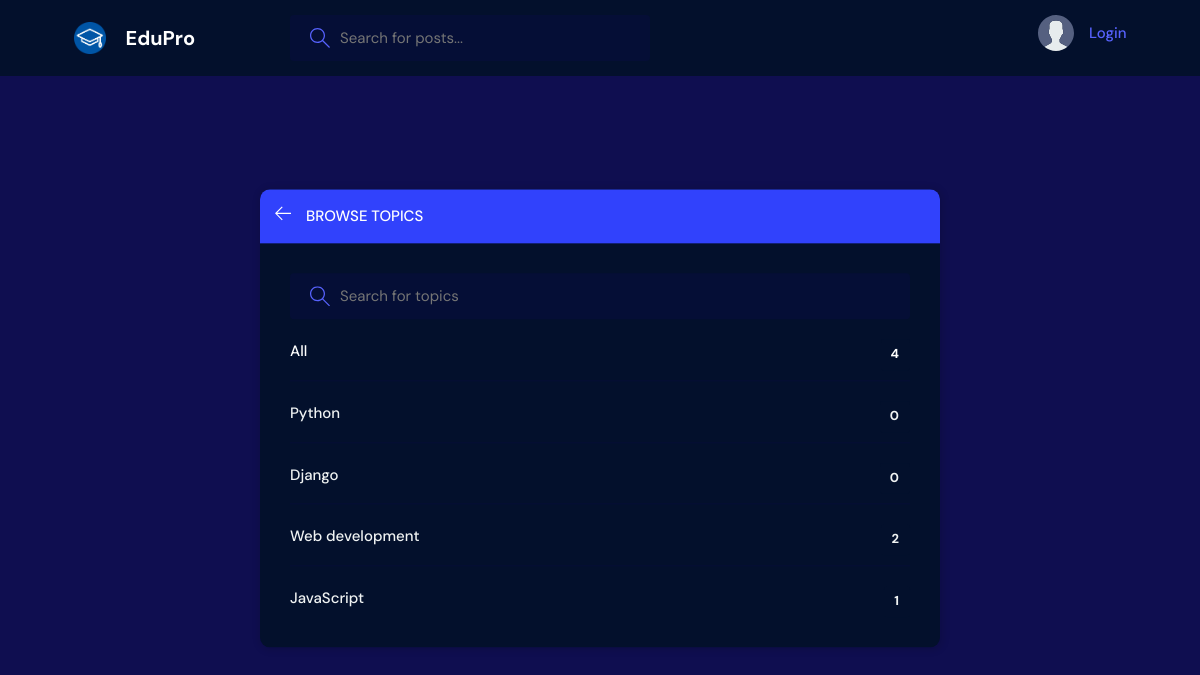
The page /topics/ on the database as committed earlier.
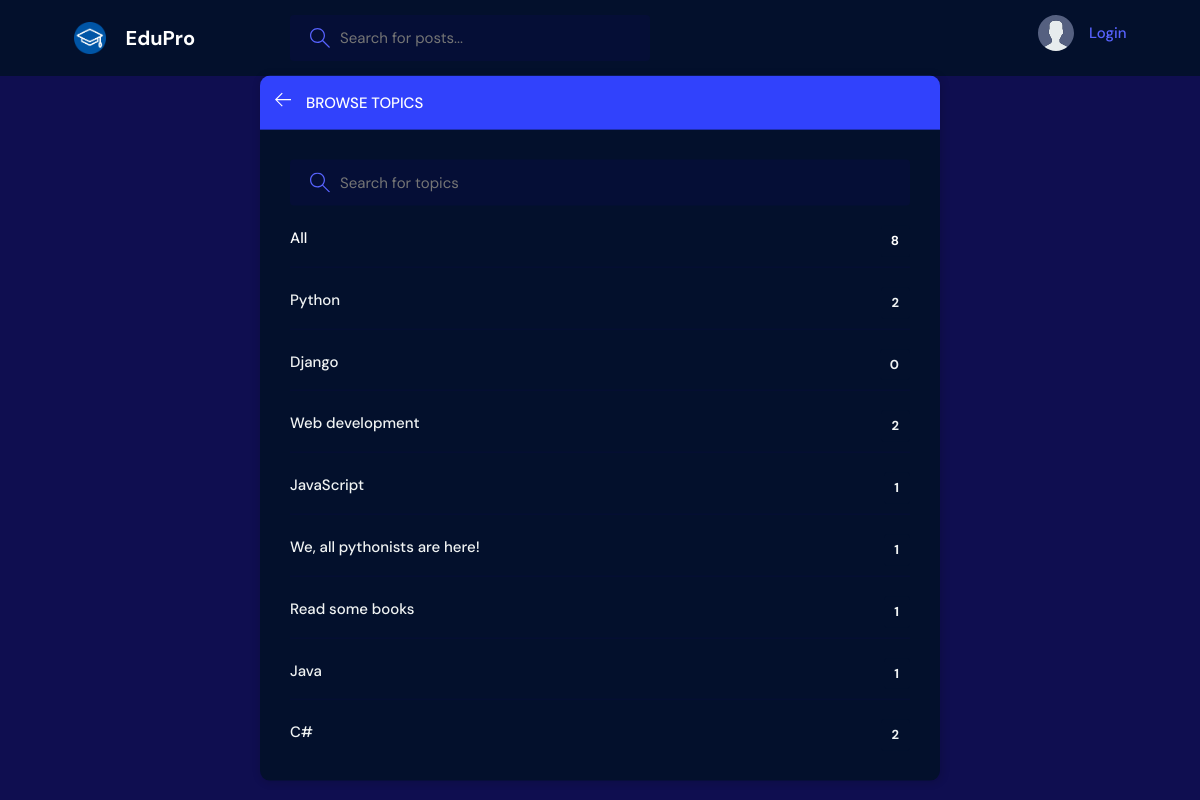
The same page on the database as committed later.
### base/models.py (models this page shows, shortened)
class Topic(models.Model):
    name = models.CharField(max_length=200)

### base/views.py (the view)
# urls.py: path('topics/', views.topicsPage, name="topics"),
def topicsPage(request):
    q = request.GET.get('q') if request.GET.get('q') != None else ''
    topics=Topic.objects.filter(name__icontains=q)
    return render(request, 'base/topics.html', {'topics':topics})

### base/templates/base/topics.html (shortened to what this page needs)
{% extends 'main.html' %}
{% block content %}
<main class="create-room layout">
  <div class="container">
    <div class="layout__box">
      <div class="layout__boxHeader">
        <div class="layout__boxTitle">
          <a href="{% url 'home' %}">
            <svg version="1.1" xmlns="http://www.w3.org/2000/svg" width="32" height="32" viewBox="0 0 32 32">
              <title>arrow-left</title>
              <path
                d="M13.723 2.286l-13.723 13.714 13.719 13.714 1.616-1.611-10.96-10.96h27.625v-2.286h-27.625l10.965-10.965-1.616-1.607z">
              </path>
            </svg>
          </a>
          <h3>Browse Topics</h3>
        </div>
      </div>
      <div class="topics-page layout__body">
        <form action="" method="GET" class="header__search">
          <label>
            <input name="q" placeholder="Search for topics" />
          </label>
        </form>
        <ul class="topics__list">
          <li>
            <a href="{% url 'topics' %}" class="active">All <span>{{topics.count}}</span></a>
          </li>
          {% for topic in topics %}
          <li>
            <a href="{% url 'home' %}?q={{topic.name}}">{{ topic.name }} <span>{{topic.room_set.all.count}}</span></a>
          </li>
          {% endfor %}
        </ul>
      </div>
    </div>
  </div>
</main>
{% endblock content %}

### templates/main.html (shortened to what this page needs)
<!DOCTYPE html>
{% load static %}
<html lang="en">
  <head>
    <link rel="stylesheet" href="{% static 'styles/style.css' %}" />
  </head>
  <body>
    {%include 'navbar.html' %}
    {% block content %}
    {% endblock %}
  </body>
</html>

### templates/navbar.html (shortened to what this page needs)
{% load static %}
<header class="header header--loggedIn">
    <div class="container">
    <a href="{% url 'home' %}" class="header__logo">
        <img src="{%static 'images/logo.jpg' %}" />
        <h1>EduPro</h1>
    </a>
    <form class="header__search" method = "GET", action = "{% url 'home' %}">
        <label>
        <input name = "q", placeholder="Search for posts..." />
        </label>
    </form>
    <nav class="header__menu">
        {% if request.user.is_authenticated %}
        <div class="header__user">
        <a href="{% url 'update-user' %}">
            <div class="avatar avatar--medium active">
            <img src="{{request.user.avatar.url}}" />
            </div>
            <p>{{request.user.username}}<span>@{{request.user.username}}</span></p>
        </a>
        <button class="dropdown-button">
            <svg version="1.1" xmlns="http://www.w3.org/2000/svg" width="32" height="32" viewBox="0 0 32 32">
            <title>chevron-down</title>
            <path d="M16 21l-13-13h-3l16 16 16-16h-3l-13 13z"></path>
            </svg>
        </button>
        </div>
        {% else %}
        <a href="{% url 'login' %}">
            <img src="{%static 'images/avatar.svg' %}" />
            <p>Login</p>
        </a>
        {% endif %}
    </nav>
    </div>
</header>

### static/styles/style.css (style rules this page uses)
:root { --color-main: #ffffff; --color-main-light: #050e36; --color-dark: #03102c; --color-dark-medium: #050e36; --color-dark-light: #3142fc; --color-light: #ffffff; --color-gray: #5762fd; --color-light-gray: #f0f3f3; --color-bg: #0f0e50; --color-success: #5dd693; --color-error:#fc4b0b; }
* { font-family: "DM Sans", -apple-system, BlinkMacSystemFont, "Segoe UI", Roboto, Oxygen, Ubuntu, Cantarell, "Open Sans", "Helvetica Neue", sans-serif; margin: 0; padding: 0; box-sizing: border-box; text-rendering: optimizeLegibility; font-size: inherit; }
html { font-size: 56.25%; }
@media only screen and (min-width: 1200px) { html { font-size: 62.5%; } }
body { line-height: 1.6; font-weight: 400; font-size: 1.5rem; color: var(--color-light-gray); background-color: var(--color-bg); min-height: 100vh; }
img { width: 100%; }
a { display: inline-block; color: var(--color-main); text-decoration: none; }
.container { max-width: 120rem; width: 90%; margin: auto; }
.header { padding: 1.5rem; background-color: var(--color-dark); }
.header > .container { display: flex; gap: 9.5rem; }
.header__logo, .header__user { display: flex; gap: 2rem; align-items: center; }
.header__logo > img { height: 3.2rem; width: 3.2rem; }
.header__logo > h1 { font-weight: 700; font-size: 2rem; color: var(--color-light); }
.header__search > label { background-color: var(--color-dark-medium); padding: 1.3rem 1rem; display: flex; align-items: center; gap: 1rem; border-radius: 4px; }
.header__search svg { fill: var(--color-gray); width: 2rem; height: 2rem; margin-left: 1rem; }
.header__search input { width: 30rem; background: transparent; border: none; outline: none; color: var(--color-light); }
.header__menu { margin-left: auto; position: relative; }
.header__menu a { display: flex; gap: 1.5rem; align-items: center; font-weight: 500; text-decoration: none; color: var(--color-gray); }
.header__menu img { height: 3.6rem; }
.header__menu p { line-height: 1.2; }
.layout { margin-top: 2.4rem; }
.layout > .container { display: flex; justify-content: space-between; align-items: flex-start; }
.layout__box { width: 90%; max-width: 48rem; min-height: 40rem; position: absolute; top: 50%; left: 50%; transform: translate(-50%, -46%); background-color: var(--color-dark); border-radius: 1rem; box-shadow: 1px 1px 6px 3px rgba(0, 0, 0, 0.1); overflow: hidden; }
.layout__boxHeader { display: flex; padding: 1.5rem; background-color: var(--color-dark-light); }
.layout__boxTitle { display: flex; gap: 1.5rem; align-items: center; }
.layout__boxTitle h3 { text-transform: uppercase; font-weight: 500; color: var(--color-light); }
.layout__boxTitle svg { width: 1.6rem; height: 1.6rem; fill: var(--color-main); }
.layout__body { margin: 3rem; }
.topics__list { list-style: none; }
.topics__list li a { display: flex; justify-content: space-between; margin-bottom: 3rem; font-weight: 500; color: var(--color-light-gray); transition: all 0.3s ease-in-out; }
.topics__list li a.active, .topics__list li a:hover { color: var(--color-main); }
.topics__list li a span { padding: 0.5rem 1rem; background-color: var(--color-dark); border-radius: 3px; font-size: 1.3rem; font-weight: 700; letter-spacing: 1px; }
.topics-page .topics__list li:not(:last-child) a { margin: 2rem 0; padding-bottom: 1rem; text-decoration: none; border-bottom: 1px solid var(--color-dark-medium); }
.topics-page .header__search { display: block; }
.create-room.layout .layout__box { max-width: 68rem; }

Rows that differ between the two databases and show on the page:
computed for Topic "Python": room_set.all.count "0" → "2"
added Topic: name "We, all pythonists are here!", room_set.all.count "1"
added Topic: name "Read some books", room_set.all.count "1"
added Topic: name "Java", room_set.all.count "1"
added Topic: name "C#", room_set.all.count "2"
Other text that changed with them:
{{ topics.count }}: "4" → "8"
